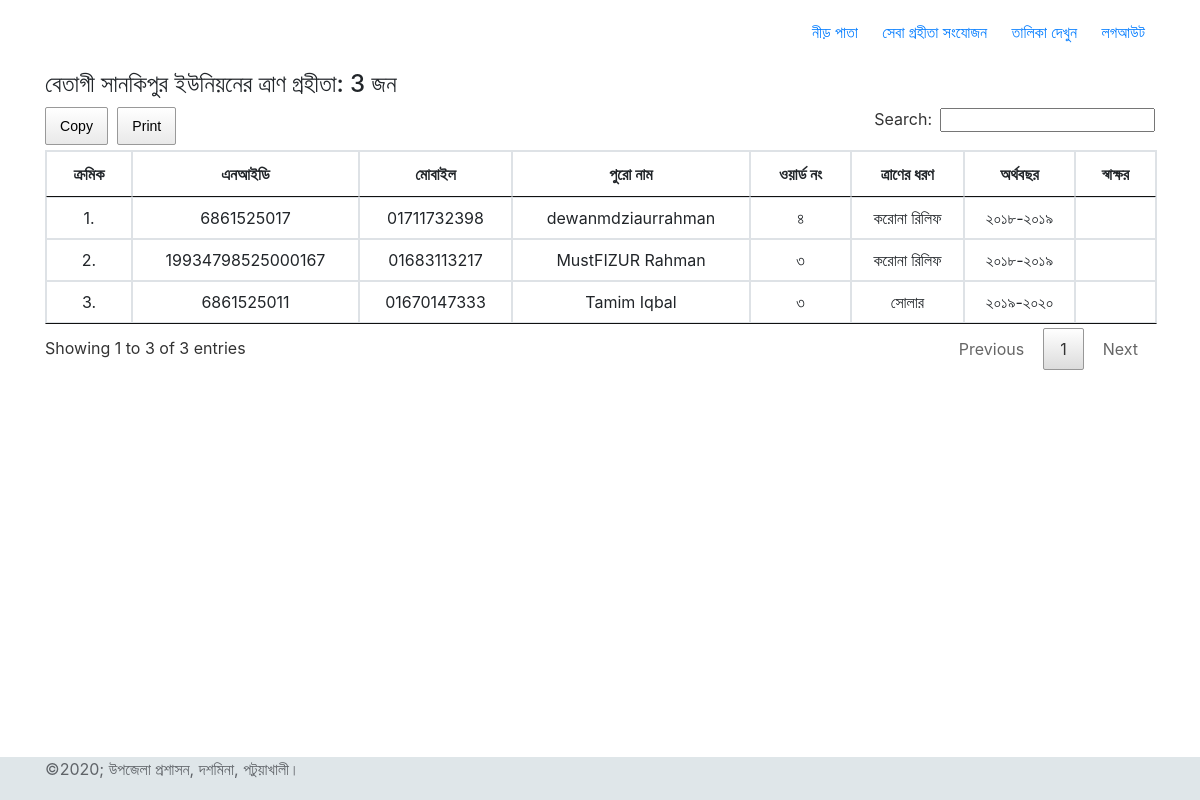
Page /showData.php?union=3 on the committed database.
### tables this page shows
CREATE TABLE `unions` (
  `id` int(3) NOT NULL,
  `name` varchar(100) NOT NULL
);

CREATE TABLE `records` (
  `id` int(10) NOT NULL,
  `name` varchar(255) NOT NULL,
  `nid` varchar(20) NOT NULL,
  `mobile` varchar(11) DEFAULT NULL,
  `unionp` int(3) NOT NULL,
  `ward` int(10) NOT NULL,
  `relief_type` int(1) NOT NULL,
  `fiscal_year` varchar(20) NOT NULL,
  `signature` varchar(255) DEFAULT NULL
);

CREATE TABLE `wards` (
  `id` int(10) NOT NULL,
  `name` varchar(255) DEFAULT NULL,
  `unionp` int(3) NOT NULL
);

CREATE TABLE `relief_types` (
  `id` int(3) NOT NULL,
  `name` varchar(50) NOT NULL
);

### showData.php (the view)
<?php
  require_once('config.php');
  function get_relief_name($relief_id) {
    global $pdo;
    $result = $pdo->prepare("SELECT name FROM relief_types WHERE id = ?");
    $result->bindParam(1, $relief_id, PDO::PARAM_INT);
    $result->execute();
    return $name = $result->fetchColumn();
  }
  include('header.php');
?>
<section class="inputform">
  <div class="container">
    <div class="row">
      <div class="col-md-12">
        <?php
          $place = !isset($_GET['union']) ? 'pou' : $_GET['union'];
          $tBody = "";
          try {
            $sql= 'SELECT r.name as personName, u.name as unionName, w.name as wardName, nid, mobile, ward, relief_type, fiscal_year FROM  unions u, records r, wards w WHERE r.unionp=u.id and r.ward=w.id and r.unionp="'. $place .'" order by r.id DESC';
            $q = $pdo->query($sql);
            $q1 = $pdo->query($sql);
            $q->setFetchMode(PDO::FETCH_ASSOC);
            $q1->setFetchMode(PDO::FETCH_ASSOC);
          }
          catch (PDOException $e) {
            die("Could not connect to the database:" . $e->getMessage());
          }
        ?>
        <h4 id="union_heading">
          <?php
            $row = $q1->fetchAll();
            if($row)
              echo $row[0]['unionName'];
            else {
              $result = $pdo->prepare("SELECT name FROM unions WHERE id = ?");
              $result->bindParam(1, $place, PDO::PARAM_INT);
              $result->execute();
              echo $result->fetchColumn();
            }
          ?>
          ইউনিয়নের ত্রাণ গ্রহীতা: <?php $rows = $q->rowCount(); echo $rows; $i=1; ?> জন
        </h4>
        <table class="table table-bordered" id="showtable">
          <thead>
            <tr>
              <th>ক্রমিক</th>
              <th>এনআইডি</th>
              <th>মোবাইল</th>
              <th>পুরো নাম</th>
              <th>ওয়ার্ড নং</th>
              <th>ত্রাণের ধরণ</th>
              <th>অর্থবছর</th>
              <th>স্বাক্ষর</th>
            </tr>
          </thead>
          <tbody>
            <?php
              while ($row = $q->fetch()):
                $tBody .= '<tr> <td>' . $i++ . '.</td><td>'. $row['nid'] .'</td><td>'. $row['mobile'] .'</td><td>' . $row['personName'] . '</td><td>'. $row['wardName'] .'</td><td>' . get_relief_name($row['relief_type']) . '</td><td>'. $row['fiscal_year'] . '</td><td> </td></tr>';
              endwhile;
              echo $tBody;
            ?>
          </tbody>
        </table>
      </div>
    </div>
  </div>
</section>
<?php include('footer.php'); ?>

### css/main.css (style rules this page uses)
html { line-height: 1.15; -ms-text-size-adjust: 100%; -webkit-text-size-adjust: 100%; }
body { margin: 0; }
article, aside, footer, header, nav, section { display: block; }
html { height: 100%; }
* { box-sizing: border-box; }

### css/style.css (style rules this page uses)
table, th, td { border: 1px solid black; border-collapse: collapse; text-align: center; }
td { padding-left: 2px; }
.table-bordered td { padding: 25px 0px 20px 5px; }

### rows in the picture
unions: name "বেতাগী সানকিপুর"
records: nid "6861525017", mobile "01711732398", name "dewanmdziaurrahman", wards.name "৪", relief_type.name "করোনা রিলিফ", fiscal_year "২০১৮-২০১৯"
records: nid "19934798525000167", mobile "01683113217", name "MustFIZUR Rahman", wards.name "৩", relief_type.name "করোনা রিলিফ", fiscal_year "২০১৮-২০১৯"
records: nid "6861525011", mobile "01670147333", name "Tamim Iqbal", wards.name "৩", relief_type.name "সোলার", fiscal_year "২০১৯-২০২০"

### other values in the picture
$rows "3"
